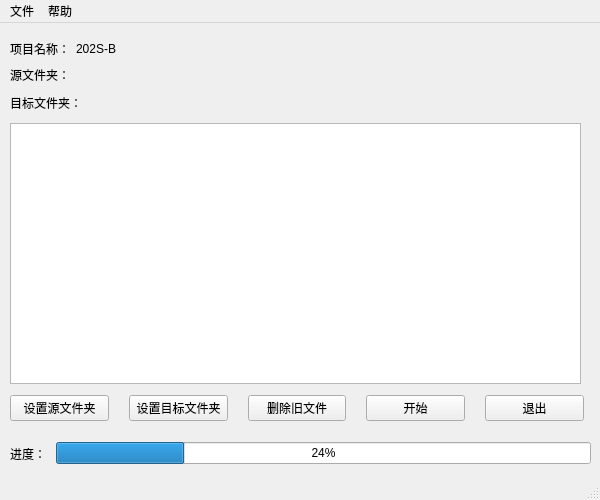
<?xml version="1.0" encoding="UTF-8"?>
<ui version="4.0">
 <class>MainWindow</class>
 <widget class="QMainWindow" name="MainWindow">
  <property name="windowModality">
   <enum>Qt::NonModal</enum>
  </property>
  <property name="geometry">
   <rect>
    <x>0</x>
    <y>0</y>
    <width>600</width>
    <height>500</height>
   </rect>
  </property>
  <property name="windowTitle">
   <string>最新文件获取小工具</string>
  </property>
  <widget class="QWidget" name="centralwidget">
   <widget class="QWidget" name="horizontalLayoutWidget">
    <property name="geometry">
     <rect>
      <x>10</x>
      <y>350</y>
      <width>574</width>
      <height>71</height>
     </rect>
    </property>
    <layout class="QHBoxLayout" name="horizontalLayout">
     <property name="spacing">
      <number>20</number>
     </property>
     <item>
      <widget class="QPushButton" name="pushButton_3">
       <property name="text">
        <string>设置源文件夹</string>
       </property>
      </widget>
     </item>
     <item>
      <widget class="QPushButton" name="pushButton_5">
       <property name="text">
        <string>设置目标文件夹</string>
       </property>
      </widget>
     </item>
     <item>
      <widget class="QPushButton" name="pushButton_4">
       <property name="text">
        <string>删除旧文件</string>
       </property>
      </widget>
     </item>
     <item>
      <widget class="QPushButton" name="pushButton_2">
       <property name="text">
        <string>开始</string>
       </property>
      </widget>
     </item>
     <item>
      <widget class="QPushButton" name="pushButton">
       <property name="text">
        <string>退出</string>
       </property>
      </widget>
     </item>
    </layout>
   </widget>
   <widget class="QWidget" name="horizontalLayoutWidget_2">
    <property name="geometry">
     <rect>
      <x>10</x>
      <y>410</y>
      <width>581</width>
      <height>41</height>
     </rect>
    </property>
    <layout class="QHBoxLayout" name="horizontalLayout_2">
     <property name="spacing">
      <number>10</number>
     </property>
     <item>
      <widget class="QLabel" name="label">
       <property name="text">
        <string>进度：</string>
       </property>
      </widget>
     </item>
     <item>
      <widget class="QProgressBar" name="progressBar">
       <property name="value">
        <number>24</number>
       </property>
      </widget>
     </item>
    </layout>
   </widget>
   <widget class="QTextBrowser" name="textBrowser">
    <property name="geometry">
     <rect>
      <x>10</x>
      <y>100</y>
      <width>571</width>
      <height>261</height>
     </rect>
    </property>
   </widget>
   <widget class="QWidget" name="horizontalLayoutWidget_4">
    <property name="geometry">
     <rect>
      <x>10</x>
      <y>10</y>
      <width>121</width>
      <height>31</height>
     </rect>
    </property>
    <layout class="QHBoxLayout" name="horizontalLayout_4">
     <item>
      <widget class="QLabel" name="label_2">
       <property name="text">
        <string>项目名称：</string>
       </property>
      </widget>
     </item>
     <item>
      <widget class="QLabel" name="label_3">
       <property name="text">
        <string>202S-B</string>
       </property>
      </widget>
     </item>
    </layout>
   </widget>
   <widget class="QWidget" name="verticalLayoutWidget">
    <property name="geometry">
     <rect>
      <x>10</x>
      <y>40</y>
      <width>571</width>
      <height>51</height>
     </rect>
    </property>
    <layout class="QVBoxLayout" name="verticalLayout">
     <item>
      <widget class="QLabel" name="label_5">
       <property name="text">
        <string>源文件夹：</string>
       </property>
      </widget>
     </item>
     <item>
      <widget class="QLabel" name="label_4">
       <property name="text">
        <string>目标文件夹：</string>
       </property>
      </widget>
     </item>
    </layout>
   </widget>
  </widget>
  <widget class="QStatusBar" name="statusbar"/>
  <widget class="QMenuBar" name="menuBar">
   <property name="geometry">
    <rect>
     <x>0</x>
     <y>0</y>
     <width>600</width>
     <height>23</height>
    </rect>
   </property>
   <widget class="QMenu" name="menu">
    <property name="title">
     <string>文件</string>
    </property>
    <addaction name="file_open"/>
    <addaction name="file_close"/>
    <addaction name="separator"/>
    <addaction name="file_set"/>
    <addaction name="file_quit"/>
   </widget>
   <widget class="QMenu" name="menu_2">
    <property name="title">
     <string>帮助</string>
    </property>
    <addaction name="help_help"/>
    <addaction name="help_abut"/>
   </widget>
   <addaction name="menu"/>
   <addaction name="menu_2"/>
  </widget>
  <action name="file_open">
   <property name="text">
    <string>打开配置</string>
   </property>
  </action>
  <action name="file_close">
   <property name="text">
    <string>保存配置</string>
   </property>
  </action>
  <action name="file_set">
   <property name="text">
    <string>设置</string>
   </property>
  </action>
  <action name="file_quit">
   <property name="checkable">
    <bool>false</bool>
   </property>
   <property name="checked">
    <bool>false</bool>
   </property>
   <property name="text">
    <string>退出</string>
   </property>
  </action>
  <action name="help_help">
   <property name="text">
    <string>使用说明</string>
   </property>
  </action>
  <action name="help_abut">
   <property name="text">
    <string>关于</string>
   </property>
  </action>
 </widget>
 <resources/>
 <connections>
  <connection>
   <sender>pushButton</sender>
   <signal>clicked()</signal>
   <receiver>MainWindow</receiver>
   <slot>close()</slot>
   <hints>
    <hint type="sourcelabel">
     <x>582</x>
     <y>415</y>
    </hint>
    <hint type="destinationlabel">
     <x>483</x>
     <y>380</y>
    </hint>
   </hints>
  </connection>
 </connections>
</ui>
